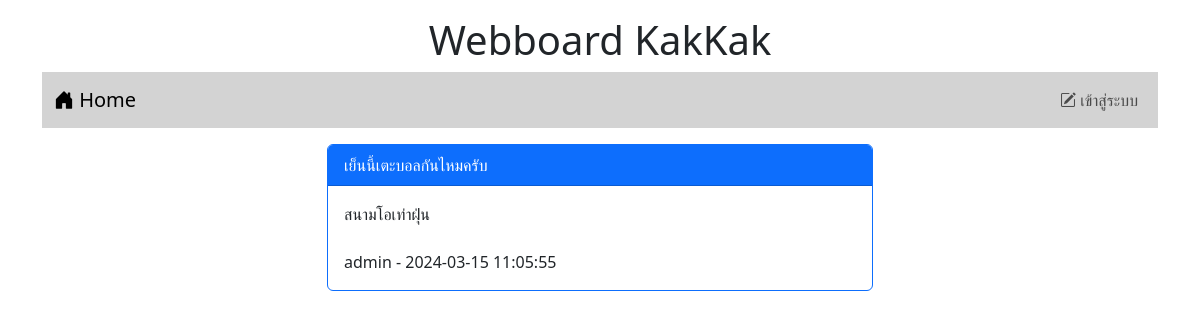
Screenshot of /post.php?id=7 with the database file from the repository.
### tables this page shows
CREATE TABLE `post` (
  `id` int(11) NOT NULL,
  `title` varchar(128) NOT NULL,
  `content` varchar(2048) NOT NULL,
  `post_date` datetime NOT NULL,
  `cat_id` int(11) NOT NULL,
  `user_id` int(11) NOT NULL
);

CREATE TABLE `user` (
  `id` int(11) NOT NULL,
  `login` varchar(32) NOT NULL,
  `password` varchar(64) NOT NULL,
  `name` varchar(64) NOT NULL,
  `gender` char(1) NOT NULL,
  `email` varchar(32) NOT NULL,
  `role` char(1) NOT NULL
);

### post.php (the view, shortened to what this page needs)
<!DOCTYPE html>
<html lang="en">
<head>
    <link rel="stylesheet" href="bootstrap-5.3.2-dist/css/bootstrap.min.css">
    <link rel="stylesheet" href="https://cdn.jsdelivr.net/npm/bootstrap-icons@1.11.3/font/bootstrap-icons.min.css">
</head>
<body>
    <div class="container-lg">
        <h1 style="text-align: center;" class="mt-3">Webboard KakKak</h1>
        <?php include "nav.php" ?>
        <div class="row mt-3">
            <div class="col-lg-3 col-md-2 col-sm-1"></div>
            <div class="col-lg-6 col-md-8 col-sm-10">
                <?php
                $conn = new PDO("mysql:host=localhost;dbname=webboard;charset=utf8", "root", "");
                $sql = "SELECT post.title,post.content,post.post_date,user.login FROM post INNER JOIN user ON (post.user_id=user.id) WHERE post.id=$_GET[id]";
                $result = $conn->query($sql);
                while ($row = $result->fetch()) {
                    echo "<div class='card border-primary'>";
                    echo "<div class='card-header bg-primary text-white'>$row[0]</div>";
                    echo "<div class='card-body'>$row[1]<br><br>$row[3] - $row[2]</div>";
                    echo "</div>";
                }
                ?>
                <br>
            </div>
            <div class="col-lg-3 col-md-2 col-sm-1"></div>
        </div>
    </div>
</body>
</html>

### rows the page displays
post: title "เย็นนี้เตะบอลกันไหมครับ", content "สนามโอเท่าฝุ่น", user.login "admin", post_date "2024-03-15 11:05:55"
